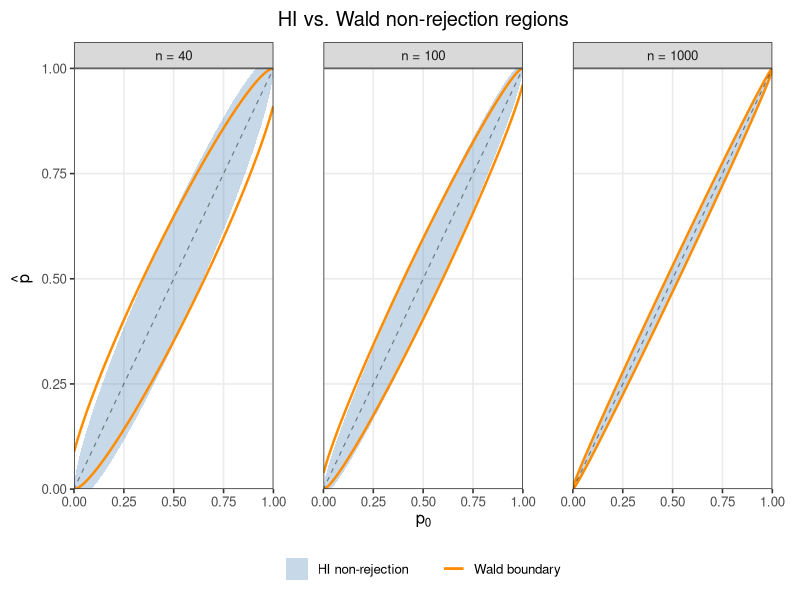
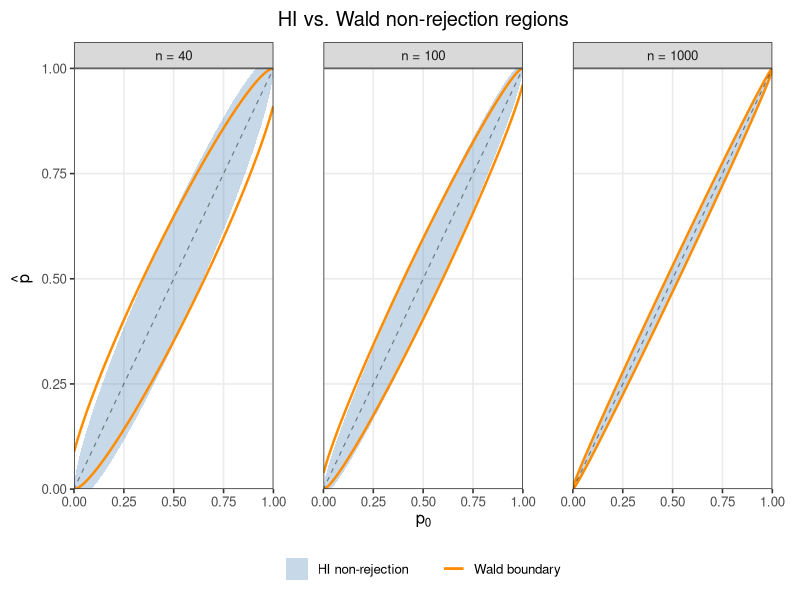
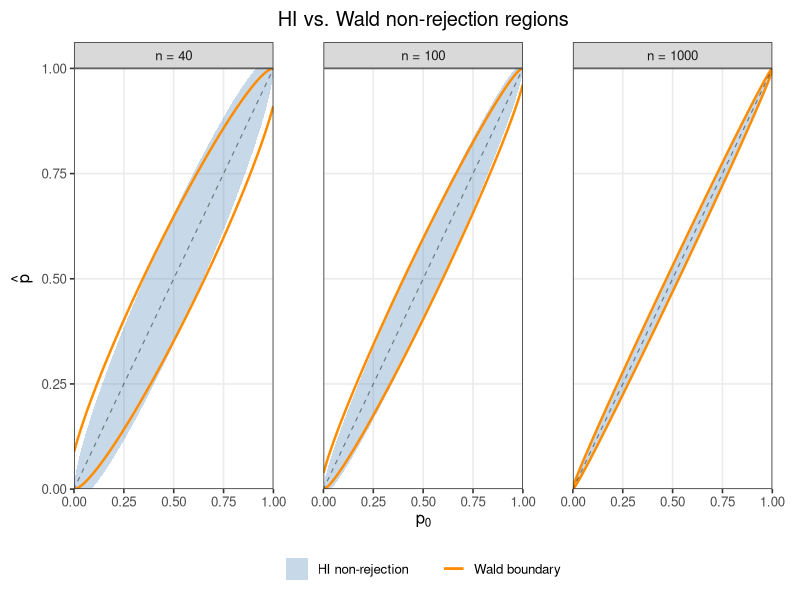

Write R code to recreate these figures, in order.
library(ggplot2)
library(dplyr)
library(grid)

alpha <- 0.05
z <- qnorm(1-alpha/2)

save_dir <- "./figures"

# function that receives a pair (p0, n) and returns the lower and upper
# endpoints for both non-rejection regions, as well as the midpoint and half-widths
endpoints <- function(p0, n, z = z) {
  c_val <- z^2/n
  g0 <- p0*(1-p0)
  
  # HI non-rejection region: |phat - p0| <= z * sqrt(p0(1-p0)/n)
  h_HI <- sqrt(c_val*g0)
  hi_lo <- p0-h_HI
  hi_hi <- p0+h_HI
  
  # Wald non-rejection region: |phat - p0| <= z * sqrt(phat(1-phat)/n)
  # squaring and rearranging gives a quadratic in phat
  disc <- c_val*(c_val+4*g0)
  m_W <- (2*p0+c_val)/(2*(1+c_val))
  h_W <- sqrt(disc)/(2*(1+c_val))
  
  wald_lo <- m_W-h_W
  wald_hi <- m_W+h_W
  
  data.frame(
    p0 = p0,
    n = n,
    hi_lo = hi_lo,
    hi_hi = hi_hi,
    wald_lo = wald_lo,
    wald_hi = wald_hi,
    m_W = m_W,
    h_HI = h_HI,
    h_W = h_W
  )
}

# plot HI and Wald non-rejection regions as functions of p0
plot_acceptance_regions <- function(
    n_values = c(40, 100, 1000),
    p0_min = 0.001,
    p0_max = 0.999,
    num_grid = 600,
    output_pdf = "WaldvsHInonrej.pdf",
    output_png = "WaldvsHInonrej.png"
) {
  dir.create(save_dir, recursive = TRUE, showWarnings = FALSE)
  
  p0_grid <- seq(p0_min, p0_max, length.out = num_grid)
  
  plot_data <- bind_rows(
    lapply(n_values, function(n) {
      bind_rows(lapply(p0_grid, function(p0) endpoints(p0, n, z)))
    })
  )
  
  plot_data$n_label <- factor(
    plot_data$n,
    levels = n_values,
    labels = paste0("n = ", n_values)
  )
  
  p <- ggplot(plot_data, aes(x = p0)) +
    # HI non-rejection region
    geom_ribbon(
      aes(ymin = hi_lo, ymax = hi_hi, fill = "HI non-rejection"),
      alpha = 0.30
    ) +
    # Wald non-rejection boundaries
    geom_line(
      aes(y = wald_lo, color = "Wald boundary"),
      linewidth = 0.85
    ) +
    geom_line(
      aes(y = wald_hi, color = "Wald boundary"),
      linewidth = 0.85
    ) +
    # diagonal line phat = p0
    geom_abline(
      intercept = 0,
      slope = 1,
      linetype = "dashed",
      color = "black",
      alpha = 0.45,
      linewidth = 0.4
    ) +
    facet_wrap(~ n_label, nrow = 1) +
    scale_fill_manual(
      values = c("HI non-rejection" = "steelblue"),
      name = NULL
    ) +
    scale_color_manual(
      values = c("Wald boundary" = "darkorange"),
      name = NULL
    ) +
    scale_x_continuous(
      breaks = seq(0, 1, by = 0.25),
      expand = c(0, 0)
    ) +
    scale_y_continuous(
      breaks = seq(0, 1, by = 0.25),
      expand = c(0, 0)
    ) +
    coord_cartesian(
      xlim = c(0, 1),
      ylim = c(0, 1),
      expand = FALSE
    ) +
    labs(
      title = "HI vs. Wald non-rejection regions",
      x = expression(p[0]),
      y = expression(hat(p))
    ) +
    theme_bw(base_size = 12) +
    theme(
      plot.title = element_text(hjust = 0.5, margin = margin(b = 8)),
      plot.margin = margin(t = 8, r = 20, b = 8, l = 8),
      panel.spacing = unit(2.5, "lines"),
      legend.position = "bottom",
      legend.direction = "horizontal",
      legend.box = "horizontal",
      legend.background = element_blank(),
      panel.grid.minor = element_blank()
    )
  
  ggsave(
    filename = file.path(save_dir, output_pdf),
    plot = p,
    width = 15,
    height = 5,
    device = cairo_pdf
  )
  
  ggsave(
    filename = file.path(save_dir, output_png),
    plot = p,
    width = 17,
    height = 5,
    dpi = 130
  )
  
  print(p)
}

plot_acceptance_regions()
